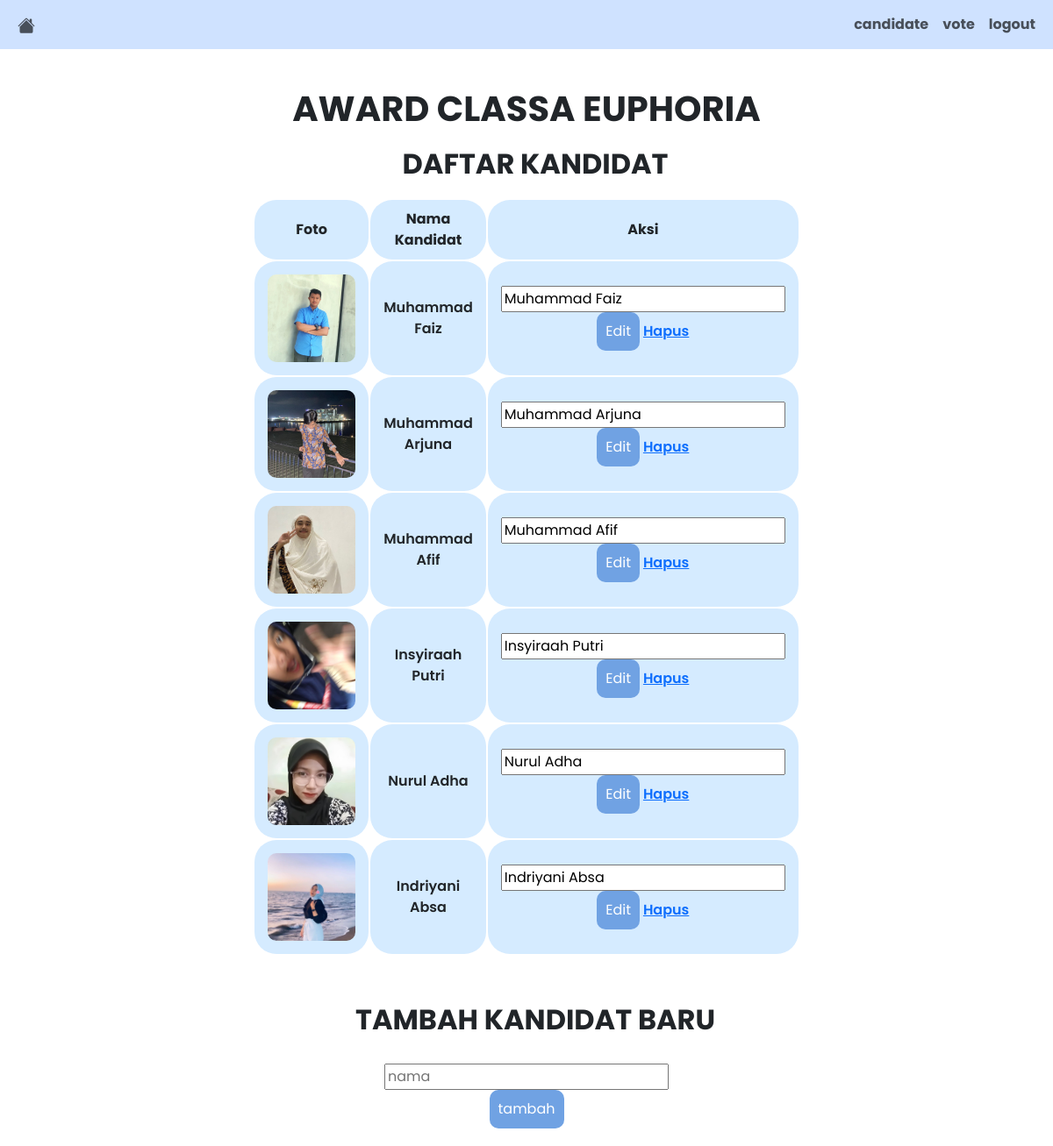
The page /candidate.php (signed in) on the database its author committed.
### tables this page shows
CREATE TABLE candidates (
    id INT(11) AUTO_INCREMENT PRIMARY KEY,
    name VARCHAR(255) NOT NULL,
    photo VARCHAR(255) DEFAULT NULL
);

### candidate.php (the view, shortened to what this page needs)
<?php
require 'connection.php';
$candidates = $conn->query("SELECT * FROM candidates");
?>
<!DOCTYPE html>
<html lang="en">
<head>
    <link href="https://cdn.jsdelivr.net/npm/bootstrap@5.3.3/dist/css/bootstrap.min.css" rel="stylesheet">
    <link rel="stylesheet" href="stylecandidate.css">
</head>
<body>
<nav class="navbar navbar-expand-lg bg-primary-subtle">
        <div class="container-fluid">
            <div class="collapse navbar-collapse" id="navbarTogglerDemo01">
                <ul class="navbar-nav">
                    <li class="nav-item">
                        <a class="nav-link" href="about.html" onclick="goHome()">
                        </a>
                    </li>
                </ul>
                <ul class="navbar-nav ms-auto">
                <li class="nav-item">
                          <a class="nav-link" href="candidate.php"><b>candidate</b></a>
                      </li>
                      <li class="nav-item">
                          <a class="nav-link" href="vote.php"><b>vote</b></a>
                      </li>
                      <li class="nav-item">
                          <a class="nav-link" href="logout.php"><b>logout</b></a>
                      </li>
                </ul>
            </div>
        </div>
    </nav>
<br>
<h1><b>AWARD CLASSA EUPHORIA</b></h1>
<h2><b>DAFTAR KANDIDAT</b></h2>
<table>
    <tr>
        <th>Foto</th>
        <th>Nama Kandidat</th>
        <th>Aksi</th>
    </tr>
    <?php while ($row = $candidates->fetch_assoc()): ?>
        <tr>
            <td><img class="candidate-photo" src="<?php echo $row['photo']; ?>" alt="<?php echo $row['name']; ?>"></td>
            <td><?php echo $row['name']; ?></td>
            <td>
                <form method="POST" style="display:inline;">
                    <input type="text" name="name" value="<?php echo $row['name']; ?>">
                    <button type="submit" name="edit_candidate">Edit</button>
                </form>
                <a href="candidate.php?delete_id=<?php echo $row['id']; ?>" onclick="return confirm('Apakah Anda yakin ingin menghapus kandidat ini?')">Hapus</a>
            </td>
        </tr>
    <?php endwhile; ?>
</table>
<br>
<h2><b>TAMBAH KANDIDAT BARU</b></h2>
<form method="POST" class="add">
    <input type="text" name="name" placeholder="nama">
    <button type="submit" name="add_candidate">tambah</button>
</form>
</body>
</html>

### stylecandidate.css (style rules this page uses)
body { font-family: "Poppins", sans-serif; }
.candidate-photo { width: 100px; height: 100px; border-radius: 10%; }
h1 { text-align: center; margin: 20px; }
h2 { padding-left: 20px; margin: 10px; text-align: center; }
table { border-collapse: separate; margin: 20px auto; width: 50%; }
th { text-align: center; padding: 10px; margin-left: 20px; border-radius: 25px; background-color: #d5ebff; }
td { padding: 15px; border-radius: 25px; background-color: #d5ebff; text-align: center; font-weight: 600; }
button { background-color: rgb(112, 162, 227); color: white; border: none; padding: 10px 10px; border-radius: 10px; }
.add { padding: 20px; margin: 0 auto; width: calc(100% - 40px); max-width: 400px; display: block; text-align: center; }

### rows shown on the page
candidates: photo (picture), name "Muhammad Faiz"
candidates: photo (picture), name "Muhammad Arjuna"
candidates: photo (picture), name "Muhammad Afif"
candidates: photo (picture), name "Insyiraah Putri"
candidates: photo (picture), name "Nurul Adha"
candidates: photo (picture), name "Indriyani Absa"
